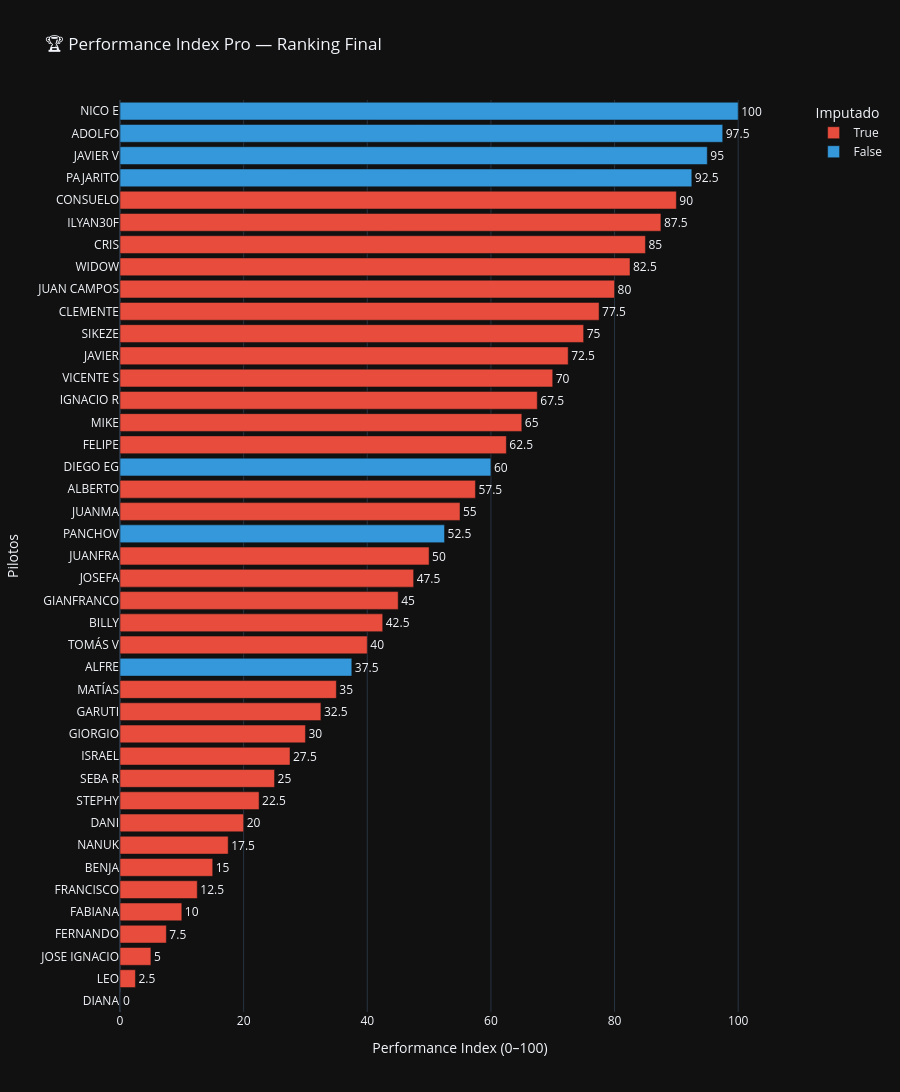

Notebook code for this chart:
### Markdown cell above
## 1️⃣1️⃣ Visualizaciones

### Code cell
fig1 = px.bar(
    robust.sort_values('Performance_Index', ascending=True),  # ascending=True para que el mejor quede arriba en barh
    x='Performance_Index', y='Pilotos',
    orientation='h',
    color='any_imputed',
    color_discrete_map={False: '#3498db', True: '#e74c3c'},
    labels={'Performance_Index': 'Performance Index (0–100)', 'any_imputed': 'Imputado'},
    title='🏆 Performance Index Pro — Ranking Final',
    text=robust.sort_values('Performance_Index', ascending=True)['Performance_Index'].round(1),
    category_orders={'Pilotos': robust.sort_values('Performance_Index', ascending=False)['Pilotos'].tolist()}
)
fig1.update_traces(textposition='outside')
fig1.update_layout(height=max(400, len(robust) * 28), xaxis_range=[0, 110])

### Figure 1 — Plotly figure (JSON) as saved in the notebook; plotly's stock layout.template omitted (floating-point values rounded to 4 significant figures)
{"data": [{"hovertemplate": "Imputado=True<br>Performance Index (0–100)=%{x}<br>Pilotos=%{y}<br>text=%{text}<extra></extra>", "legendgroup": "True", "marker": {"color": "#e74c3c", "pattern": {"shape": ""}}, "name": "True", "orientation": "h", "showlegend": true, "text": [0.0, 2.5, 5.0, 7.5, 10.0, 12.5, 15.0, 17.5, 20.0, 22.5, 25.0, 27.5, 30.0, 32.5, 35.0, 40.0, 42.5, 45.0, 47.5, 50.0, 55.0, 57.5, 62.5, 65.0, 67.5, 70.0, 72.5, 75.0, 77.5, 80.0, 82.5, 85.0, 87.5, 90.0], "textposition": "outside", "type": "bar", "x": [0.0, 2.5, 5.0, 7.5, 10.0, 12.5, 15.0, 17.5, 20.0, 22.5, 25.0, 27.5, 30.0, 32.5, 35.0, 40.0, 42.5, 45.0, 47.5, 50.0, 55.0, 57.5, 62.5, 65.0, 67.5, 70.0, 72.5, 75.0, 77.5, 80.0, 82.5, 85.0, 87.5, 90.0], "xaxis": "x", "y": ["DIANA", "LEO", "JOSE IGNACIO", "FERNANDO", "FABIANA", "FRANCISCO", "BENJA", "NANUK", "DANI", "STEPHY", "SEBA R", "ISRAEL", "GIORGIO", "GARUTI", "MATÍAS", "TOMÁS V", "BILLY", "GIANFRANCO", "JOSEFA", "JUANFRA", "JUANMA", "ALBERTO", "FELIPE", "MIKE", "IGNACIO R", "VICENTE S", "JAVIER", "SIKEZE", "CLEMENTE", "JUAN CAMPOS", "WIDOW", "CRIS", "ILYAN30F", "CONSUELO"], "yaxis": "y"}, {"hovertemplate": "Imputado=False<br>Performance Index (0–100)=%{x}<br>Pilotos=%{y}<br>text=%{text}<extra></extra>", "legendgroup": "False", "marker": {"color": "#3498db", "pattern": {"shape": ""}}, "name": "False", "orientation": "h", "showlegend": true, "text": [37.5, 52.5, 60.0, 92.5, 95.0, 97.5, 100.0], "textposition": "outside", "type": "bar", "x": [37.5, 52.5, 60.0, 92.5, 95.0, 97.5, 100.0], "xaxis": "x", "y": ["ALFRE", "PANCHOV", "DIEGO EG", "PAJARITO", "JAVIER V", "ADOLFO", "NICO E"], "yaxis": "y"}], "layout": {"barmode": "relative", "height": 1148, "legend": {"title": {"text": "Imputado"}, "tracegroupgap": 0}, "title": {"text": "🏆 Performance Index Pro — Ranking Final"}, "xaxis": {"anchor": "y", "domain": [0, 1], "range": [0, 110], "title": {"text": "Performance Index (0–100)"}}, "yaxis": {"anchor": "x", "categoryarray": ["DIANA", "LEO", "JOSE IGNACIO", "FERNANDO", "FABIANA", "FRANCISCO", "BENJA", "NANUK", "DANI", "STEPHY", "SEBA R", "ISRAEL", "GIORGIO", "GARUTI", "MATÍAS", "ALFRE", "TOMÁS V", "BILLY", "GIANFRANCO", "JOSEFA", "JUANFRA", "PANCHOV", "JUANMA", "ALBERTO", "DIEGO EG", "FELIPE", "MIKE", "IGNACIO R", "VICENTE S", "JAVIER", "SIKEZE", "CLEMENTE", "JUAN CAMPOS", "WIDOW", "CRIS", "ILYAN30F", "CONSUELO", "PAJARITO", "JAVIER V", "ADOLFO", "NICO E"], "categoryorder": "array", "domain": [0, 1], "title": {"text": "Pilotos"}}}}
